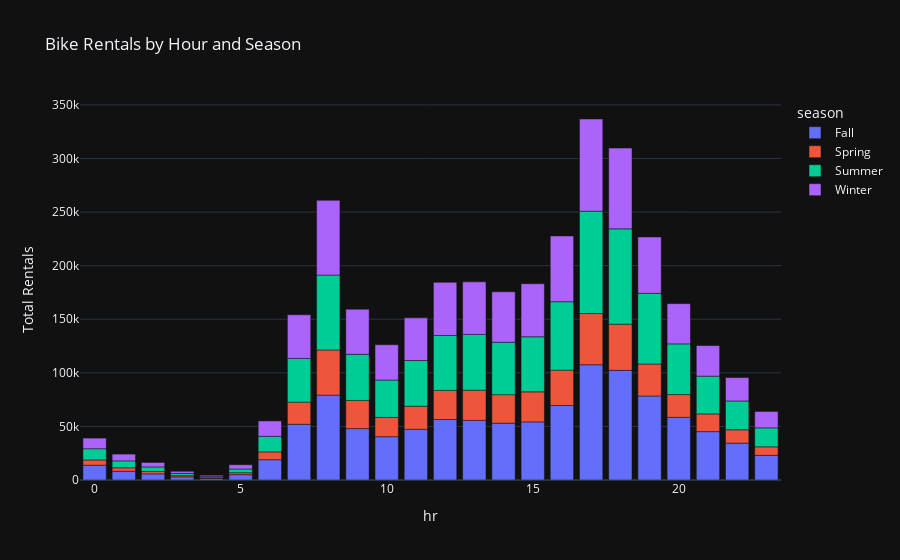

The code cell stored with this chart in its notebook:
### Code cell
# Grouping the data by 'hr' and 'season' and calculating the sum of 'cnt'
grouped_data = bike_data.groupby(['hr', 'season'])['cnt'].sum().reset_index()

# Pivot the data to get 'season' as columns and 'hr' as rows
pivot_data = grouped_data.pivot(index='hr', columns='season', values='cnt').fillna(0)

# Create a stacked bar chart
fig = px.bar(pivot_data, 
             x=pivot_data.index, 
             y=pivot_data.columns, 
             labels={'value': 'Total Rentals'}, 
             title="Bike Rentals by Hour and Season")

# Show the plot
fig.show()

### Figure 1 — Plotly figure (JSON) as saved in the notebook; plotly's stock layout.template omitted (floating-point values rounded to 4 significant figures)
{"data": [{"alignmentgroup": "True", "hovertemplate": "season=Fall<br>hr=%{x}<br>Total Rentals=%{y}<extra></extra>", "legendgroup": "Fall", "marker": {"color": "#636efa", "pattern": {"shape": ""}}, "name": "Fall", "offsetgroup": "Fall", "orientation": "v", "showlegend": true, "textposition": "auto", "x": [0, 1, 2, 3, 4, 5, 6, 7, 8, 9, 10, 11, 12, 13, 14, 15, 16, 17, 18, 19, 20, 21, 22, 23], "xaxis": "x", "y": [13822, 8132, 5716, 2930, 1541, 4947, 18946, 52000, 79204, 47927, 40405, 47319, 56458, 55656, 53060, 54221, 69516, 107562, 102330, 78383, 58505, 45147, 34416, 22986], "yaxis": "y", "type": "bar"}, {"alignmentgroup": "True", "hovertemplate": "season=Spring<br>hr=%{x}<br>Total Rentals=%{y}<extra></extra>", "legendgroup": "Spring", "marker": {"color": "#EF553B", "pattern": {"shape": ""}}, "name": "Spring", "offsetgroup": "Spring", "orientation": "v", "showlegend": true, "textposition": "auto", "x": [0, 1, 2, 3, 4, 5, 6, 7, 8, 9, 10, 11, 12, 13, 14, 15, 16, 17, 18, 19, 20, 21, 22, 23], "xaxis": "x", "y": [4878, 3229, 2175, 1108, 490, 1830, 7261, 20655, 42095, 26316, 17939, 21575, 27131, 28175, 26605, 28018, 32999, 47780, 43110, 29837, 21211, 16497, 12440, 7994], "yaxis": "y", "type": "bar"}, {"alignmentgroup": "True", "hovertemplate": "season=Summer<br>hr=%{x}<br>Total Rentals=%{y}<extra></extra>", "legendgroup": "Summer", "marker": {"color": "#00cc96", "pattern": {"shape": ""}}, "name": "Summer", "offsetgroup": "Summer", "orientation": "v", "showlegend": true, "textposition": "auto", "x": [0, 1, 2, 3, 4, 5, 6, 7, 8, 9, 10, 11, 12, 13, 14, 15, 16, 17, 18, 19, 20, 21, 22, 23], "xaxis": "x", "y": [10459, 6481, 4302, 2084, 1118, 3508, 14549, 40753, 69945, 43053, 34919, 42585, 51252, 52022, 48903, 51382, 63831, 95468, 88904, 65994, 47285, 35246, 26885, 17661], "yaxis": "y", "type": "bar"}, {"alignmentgroup": "True", "hovertemplate": "season=Winter<br>hr=%{x}<br>Total Rentals=%{y}<extra></extra>", "legendgroup": "Winter", "marker": {"color": "#ab63fa", "pattern": {"shape": ""}}, "name": "Winter", "offsetgroup": "Winter", "orientation": "v", "showlegend": true, "textposition": "auto", "x": [0, 1, 2, 3, 4, 5, 6, 7, 8, 9, 10, 11, 12, 13, 14, 15, 16, 17, 18, 19, 20, 21, 22, 23], "xaxis": "x", "y": [9971, 6322, 4159, 2052, 1279, 3976, 14376, 40763, 69757, 42142, 32994, 39841, 49573, 49066, 47084, 49528, 61402, 86050, 75428, 52575, 37549, 28555, 21871, 15300], "yaxis": "y", "type": "bar"}], "layout": {"xaxis": {"anchor": "y", "domain": [0.0, 1.0], "title": {"text": "hr"}}, "yaxis": {"anchor": "x", "domain": [0.0, 1.0], "title": {"text": "Total Rentals"}}, "legend": {"title": {"text": "season"}, "tracegroupgap": 0}, "title": {"text": "Bike Rentals by Hour and Season"}, "barmode": "relative"}}
